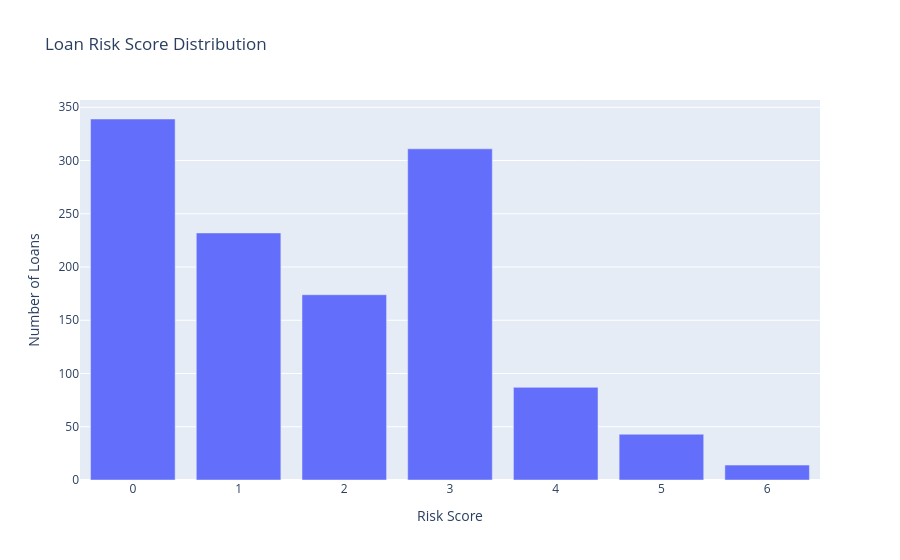
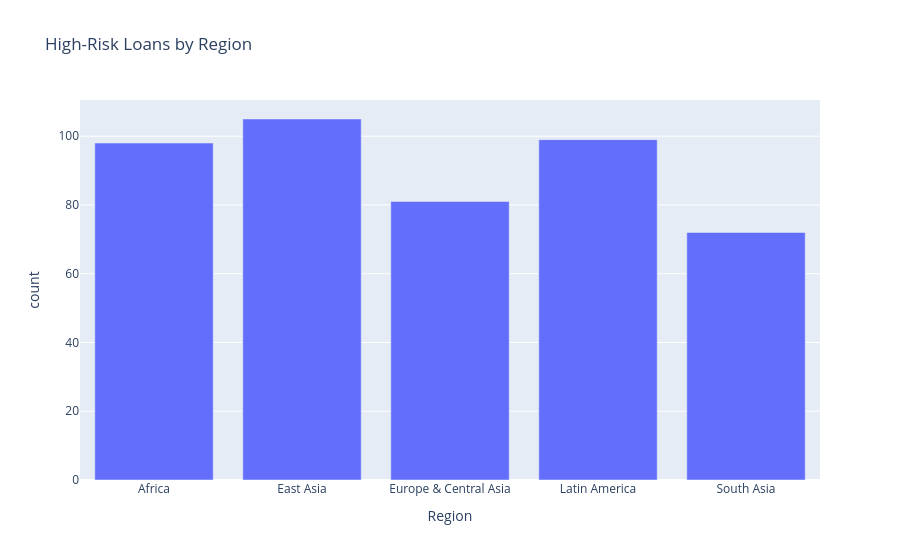

The notebook cell saved with these charts, in order:
### Code cell
import sys
from pathlib import Path

import pandas as pd
import plotly.express as px
import plotly.io as pio

if 'vscode' in pio.renderers:
    pio.renderers.default = 'vscode'
else:
    pio.renderers.default = 'notebook'

cwd = Path.cwd().resolve()
repo_candidates = [cwd, *cwd.parents]
repo_root = next((p for p in repo_candidates if (p / 'src').exists() and (p / 'data').exists()), cwd)
if str(repo_root) not in sys.path:
    sys.path.insert(0, str(repo_root))

clean_path = repo_root / 'data' / 'processed' / 'ibrd_clean.csv'
if not clean_path.exists():
    from src.data_pipeline.silver_layer import clean_ibrd_data
    clean_ibrd_data(
        raw_path=repo_root / 'data' / 'raw' / 'ibrd_synthetic.csv',
        silver_path=clean_path,
    )

df = pd.read_csv(clean_path)

output_dir = repo_root / 'notebooks' / 'exports'
output_dir.mkdir(parents=True, exist_ok=True)


def show_and_save(fig, filename):
    fig.show(renderer='vscode')
    try:
        export_path = output_dir / f'{filename}.png'
        fig.write_image(export_path, width=1400, height=900, scale=2)
        print(f'Saved chart: {export_path}')
    except Exception as exc:
        print(f'PNG export skipped: {exc}')


def calculate_risk_score(row):
    score = 0

    original_amount = row['Original Principal Amount (US$)']
    due_amount = row['Due to IBRD (US$)']

    if pd.notna(original_amount) and original_amount != 0:
        if due_amount / original_amount > 0.5:
            score += 2

    if row['repayment_ratio'] < 0.2 and row['loan_age_years'] > 10:
        score += 2
    if pd.notna(row['is_cancelled']) and row['is_cancelled']:
        score += 1
    if row['Due to IBRD (US$)'] > 100_000_000:
        score += 1
    return score


df['risk_score'] = df.apply(calculate_risk_score, axis=1)

risk_counts = df['risk_score'].value_counts().sort_index()
fig = px.bar(x=risk_counts.index, y=risk_counts.values, title='Loan Risk Score Distribution', labels={'x': 'Risk Score', 'y': 'Number of Loans'})
show_and_save(fig, 'loan_risk_score_distribution')

high_risk = df[df['risk_score'] >= 3]
fig = px.bar(high_risk.groupby('Region').size().reset_index(name='count'), x='Region', y='count', title='High-Risk Loans by Region')
show_and_save(fig, 'high_risk_loans_by_region')

### Figure 1 — Plotly figure (JSON) as saved in the notebook; plotly's stock layout.template omitted (floating-point values rounded to 4 significant figures)
{"data": [{"hovertemplate": "Risk Score=%{x}<br>Number of Loans=%{y}<extra></extra>", "legendgroup": "", "marker": {"color": "#636efa", "pattern": {"shape": ""}}, "name": "", "orientation": "v", "showlegend": false, "textposition": "auto", "type": "bar", "x": [0, 1, 2, 3, 4, 5, 6], "xaxis": "x", "y": [339, 232, 174, 311, 87, 43, 14], "yaxis": "y"}], "layout": {"barmode": "relative", "legend": {"tracegroupgap": 0}, "title": {"text": "Loan Risk Score Distribution"}, "xaxis": {"anchor": "y", "domain": [0, 1], "title": {"text": "Risk Score"}}, "yaxis": {"anchor": "x", "domain": [0, 1], "title": {"text": "Number of Loans"}}}}

### Figure 2 — Plotly figure (JSON) as saved in the notebook; plotly's stock layout.template omitted (floating-point values rounded to 4 significant figures)
{"data": [{"hovertemplate": "Region=%{x}<br>count=%{y}<extra></extra>", "legendgroup": "", "marker": {"color": "#636efa", "pattern": {"shape": ""}}, "name": "", "orientation": "v", "showlegend": false, "textposition": "auto", "type": "bar", "x": ["Africa", "East Asia", "Europe & Central Asia", "Latin America", "South Asia"], "xaxis": "x", "y": [98, 105, 81, 99, 72], "yaxis": "y"}], "layout": {"barmode": "relative", "legend": {"tracegroupgap": 0}, "title": {"text": "High-Risk Loans by Region"}, "xaxis": {"anchor": "y", "domain": [0, 1], "title": {"text": "Region"}}, "yaxis": {"anchor": "x", "domain": [0, 1], "title": {"text": "count"}}}}
